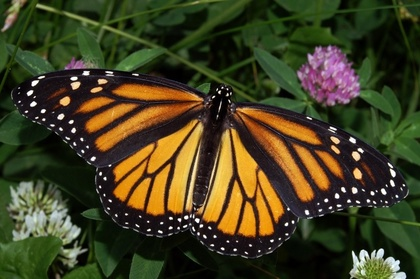
%> input picture Edge Detection/bfly.jpg, 420 x 279 px, shrunk from 800 x 532 before the run
$ octave laplacian.m   (GNU Octave 9; MATLAB toolbox functions it lacks are replaced by stand-ins)
%> lines starting %> are read from the running program, lines starting %| are printed output that depends on the picture
x = imread('bfly.jpg');
%> x is the input picture: size 279x420x3 uint8; mean R, G, B 66.8, 63.3, 33.1
subplot(1,3,1);
imshow(x,[]);
title('Original')

x = double(rgb2gray(x));
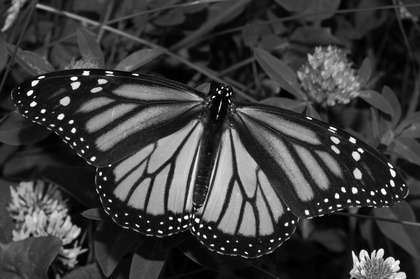
%> x: size 279x420 double; min 0, max 255, mean 60.9
x = padarray(x, [1,1], 0, 'both');
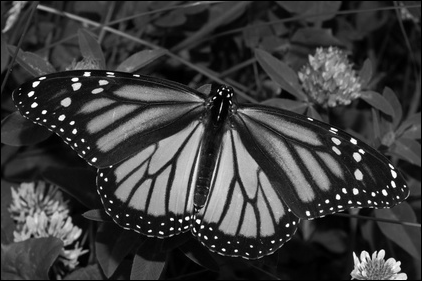
%> x: size 281x422 double; min 0, max 255, mean 60.2
subplot(1,3,2);
imshow(x,[]);
title('Grayscale (after padding)')
edgedetection = x;

[m,n] = size(x);
%> m = 281; n = 422

a = [0,-1,0; -1,4,-1; 0,-1,0];
for i = 2:m-1
    for j = 2:n-1
       b = [x(i-1,j-1)*a(1,1) x(i,j-1)*a(2,1) x(i+1,j-1)*a(3,1) x(i-1,j)*a(1,2) x(i,j)*a(2,2) x(i+1,j)*a(3,2) x(i-1,j+1)*a(1,3) x(i,j+1)*a(2,3) x(i+1,j+1)*a(3,3)];
       edgedetection(i,j) = sum(b);
    end
end
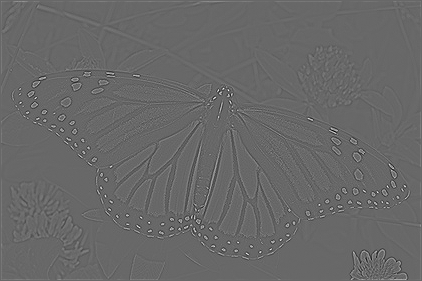
%> edgedetection: size 281x422 double; min -425, max 614, mean 0.6; drawn with min black and max white
subplot(1,3,3);
edgedetection = uint8(edgedetection);
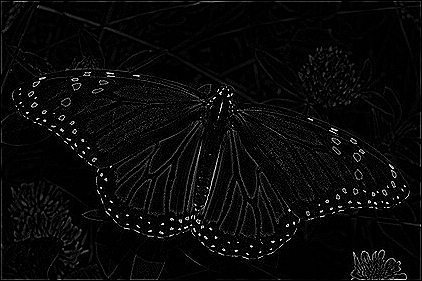
%> edgedetection: size 281x422 uint8; min 0, max 255, mean 9.8
imshow(edgedetection);
title('Laplacian');
